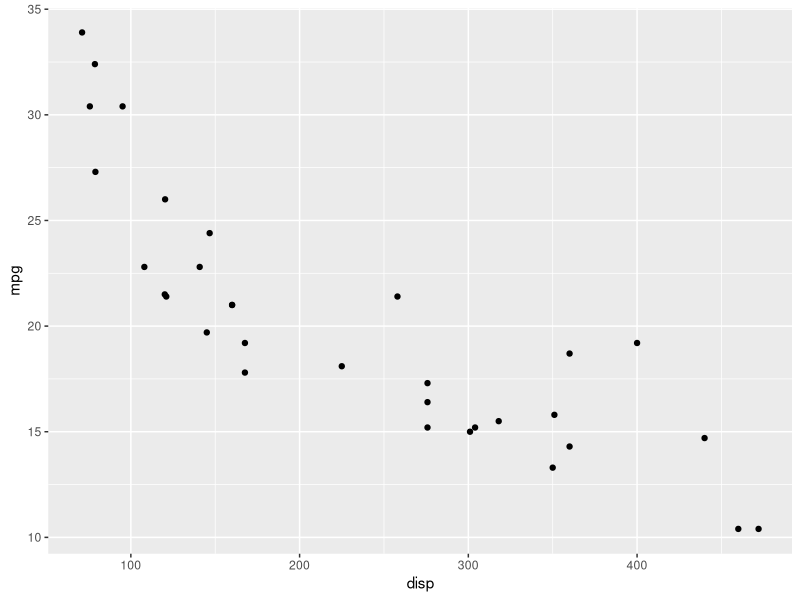
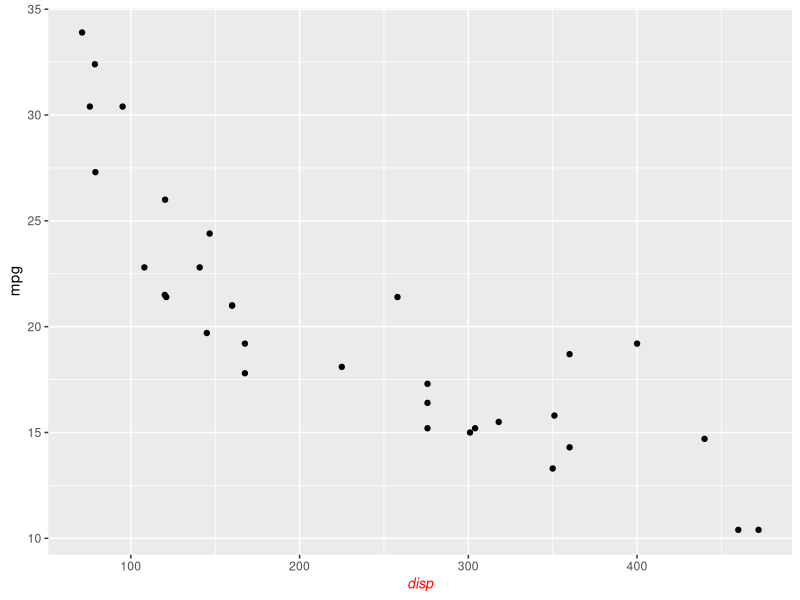
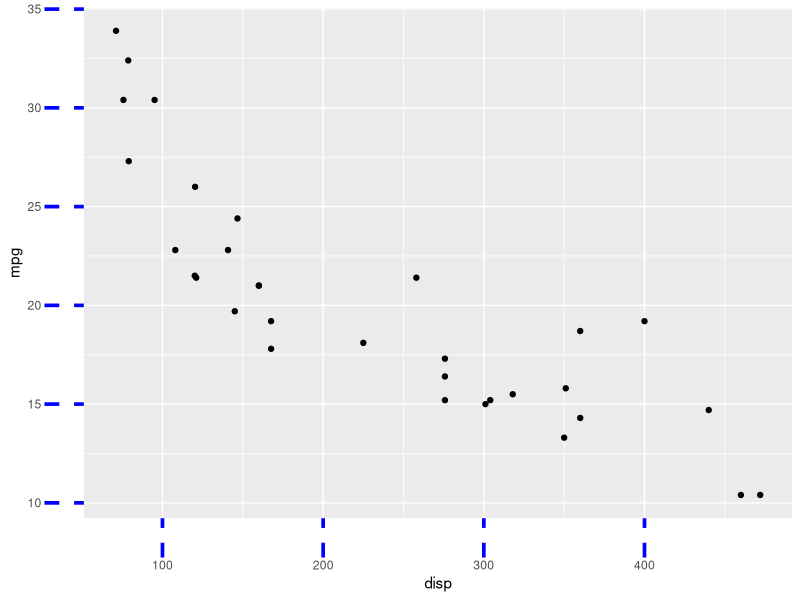
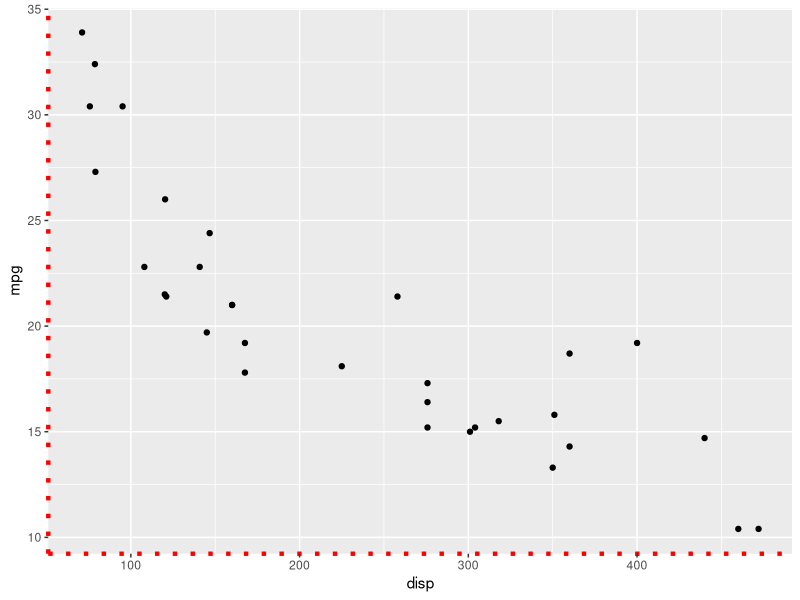
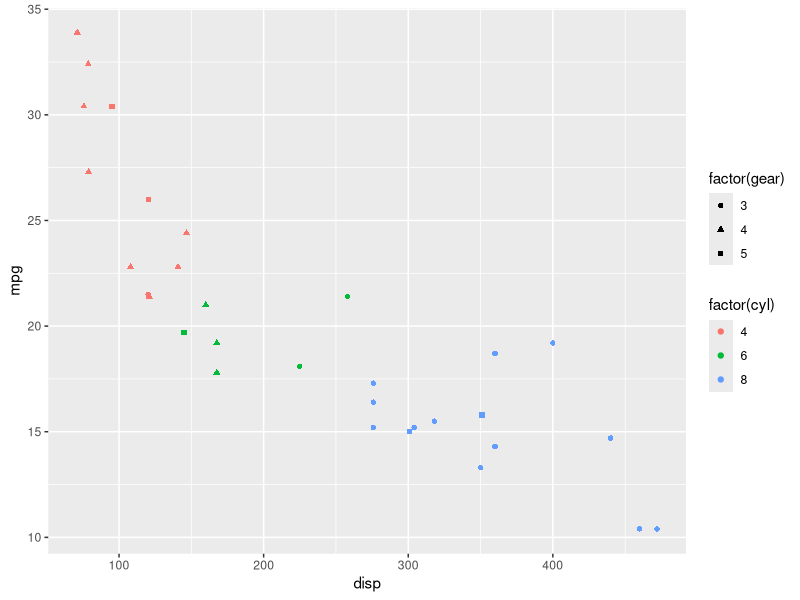
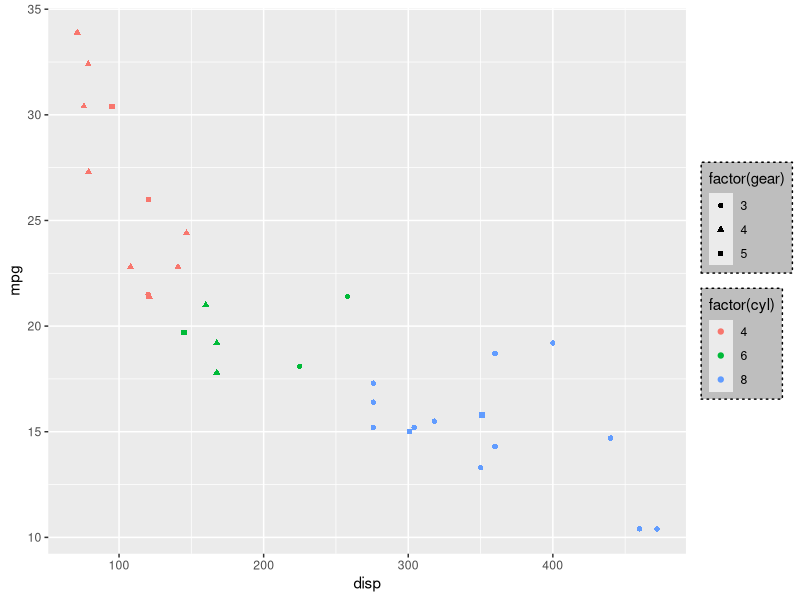
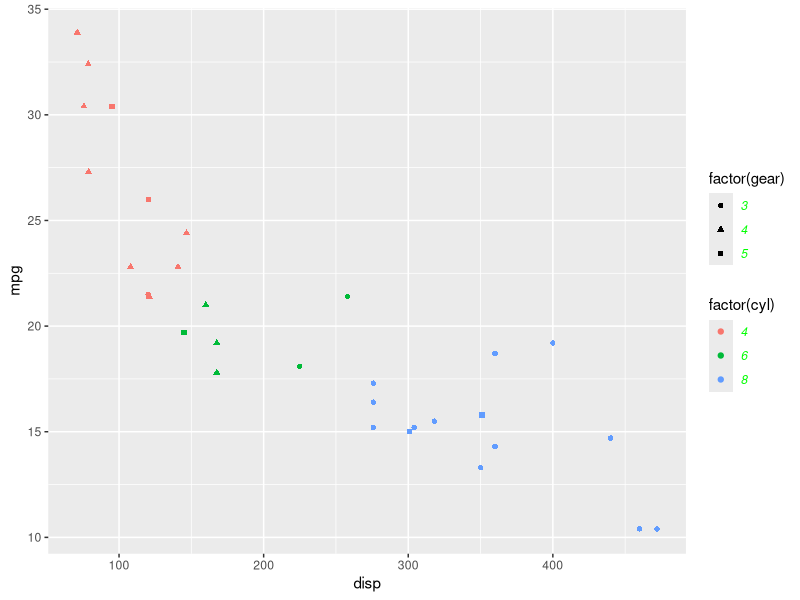
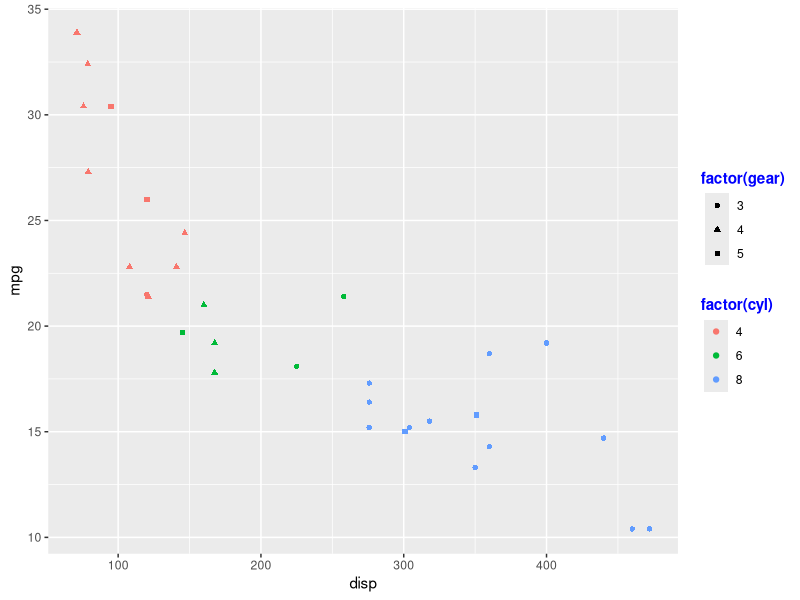

These charts were generated, in order, by the following R code:
## ---- chunk 1
library(ggplot2)
library(readr)
## ---- chunk 2
p <- ggplot(mtcars) +
  geom_point(aes(disp, mpg))
p
## ---- chunk 3
p + theme(axis.title.x = element_text(color = "red", size = 10, face = "italic"))
## ---- chunk 4
p + theme(axis.ticks = element_line(color = 'blue', size = 1.25, linetype = 2), 
          axis.ticks.length = unit(1, "cm"))
## ---- chunk 5
p + theme(axis.line = element_line(color = 'red', size = 1.5, linetype = 3))
## ---- chunk 6
p <- ggplot(mtcars) +
  geom_point(aes(disp, mpg, color = factor(cyl), shape = factor(gear)))
p
## ---- chunk 7
p + theme(legend.background = element_rect(fill = 'gray', linetype = 3,  
          color = "black"))
## ---- chunk 8
p + theme(legend.text = element_text(color = 'green', face = 'italic'))
## ---- chunk 9
p + theme(legend.title = element_text(color = 'blue', face = 'bold'),
          legend.title.align = 0.1)
## ---- chunk 10
p + theme(legend.position = "top", legend.direction = "horizontal")
## ---- chunk 11
ggplot(mtcars) +
  geom_point(aes(disp, mpg)) +
  theme_bw()
## ---- chunk 12
ggplot(mtcars) +
  geom_point(aes(disp, mpg)) +
  theme_gray()
## ---- chunk 13
ggplot(mtcars) +
  geom_point(aes(disp, mpg)) +
  theme_light()
## ---- chunk 14
ggplot(mtcars) +
  geom_point(aes(disp, mpg)) +
  theme_minimal()
## ---- chunk 15
ggplot(mtcars) +
  geom_point(aes(disp, mpg)) +
  theme_dark()
## ---- chunk 16
ggplot(mtcars) +
  geom_point(aes(disp, mpg)) +
  theme_classic()
## ---- chunk 17
ggplot(mtcars) +
  geom_point(aes(disp, mpg)) +
  theme_void()
